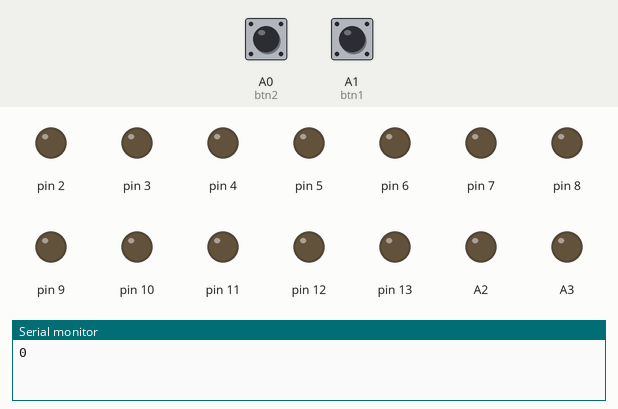
Simulated run of this sketch. Board: Arduino Uno, built with avr-gcc and run on an emulated ATmega328P. Parts: output pins drawn as LEDs (lit = HIGH), the last lines printed to the serial monitor. Dashed ring = blinking. The test bench sets the inputs (shaded band); at power-on: A1 (btn1) HIGH, A0 (btn2) HIGH.

Above: at 1.2 s.
1.3 s: A1 (btn1) pulled LOW for 0.15 s
At 2.1 s:
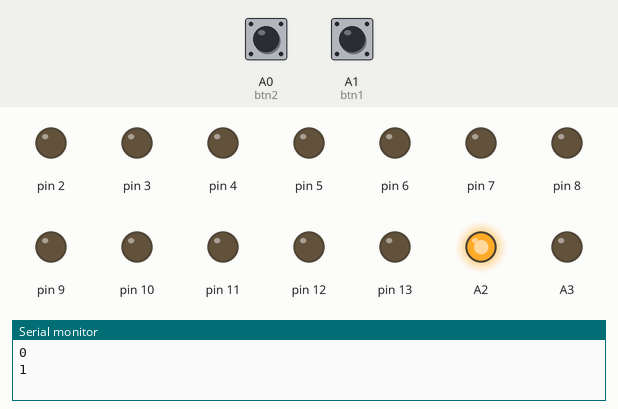
2.9 s: A0 (btn2) pulled LOW for 0.15 s
At 3.05 s:
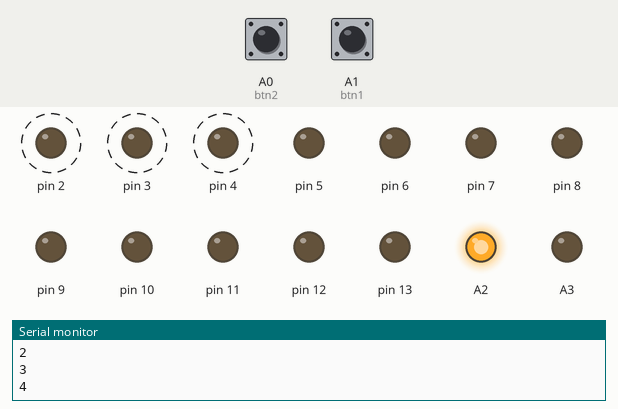
5.6 s: A1 (btn1) pulled LOW for 1 s
At 6.6 s:
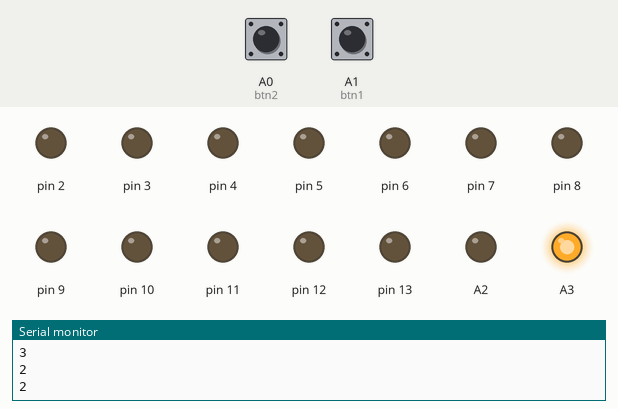
8.1 s: A0 (btn2) pulled LOW for 1 s
At 9.3 s:
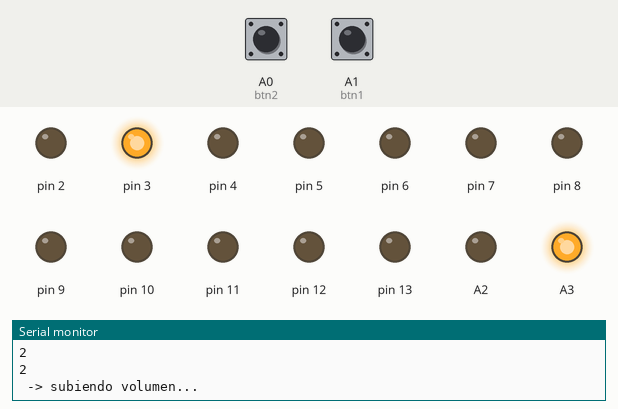
10.6 s: A1 (btn1) pulled LOW for 0.15 s
At 11.6 s:
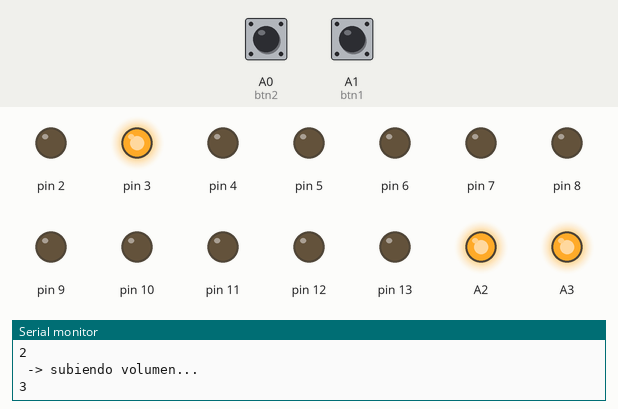
12.2 s: A0 (btn2) pulled LOW for 0.15 s
At 13.6 s:
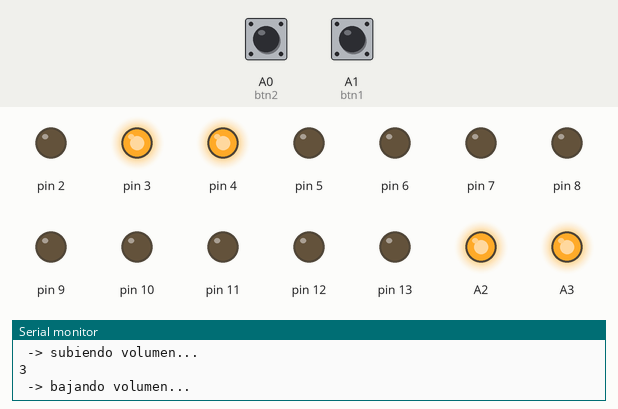
Timing chart, 0 to 14.8 s (numbered marks = the images above; inputs shaded):
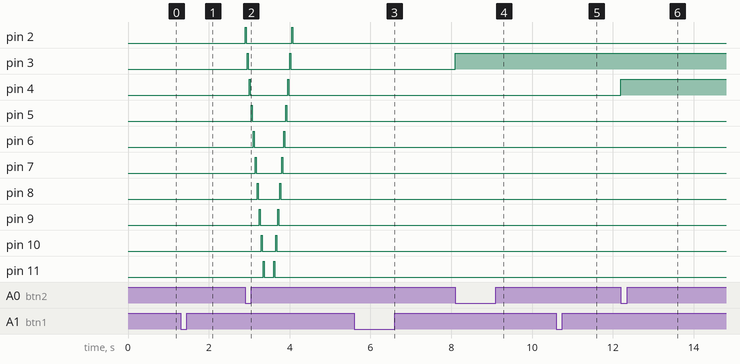

Measured:
- after the input at 1.3 s, A2: LOW → HIGH at once
- after the input at 2.9 s, pin 2: alternates HIGH for 0.03 s and LOW for 1.1 s, starting at once; pin 3: alternates HIGH for 0.03 s and LOW for 1.0 s, starting after 0.05 s
- after the input at 5.6 s, A2: HIGH → LOW at once; A3: LOW → HIGH at once
- after the input at 8.1 s, pin 3: LOW → HIGH at once
- after the input at 10.6 s, A2: LOW → HIGH at once
- after the input at 12.2 s, pin 4: LOW → HIGH at once

The sketch:

editando_efectos_de_luces_falta_la_estructura_de_repeticion.ino
```cpp
int pin=1;
int t=25;


int menu = 0;
int btn1 = A1;
int btn2 = A0;

void setup() {
    /*pinMode(2,  OUTPUT) ;
    pinMode(3,  OUTPUT) ;
    pinMode(4,  OUTPUT) ;
    pinMode(5,  OUTPUT) ;
    pinMode(6,  OUTPUT) ;
    pinMode(7,  OUTPUT) ;
    pinMode(8,  OUTPUT) ;
    pinMode(9,  OUTPUT) ;
    pinMode(10, OUTPUT) ;
    pinMode(11, OUTPUT) ;
    pinMode(12, OUTPUT) ;
 */ pinMode(13, OUTPUT) ;

    pinMode(A5, OUTPUT) ;
    pinMode(A4, OUTPUT) ;
    pinMode(A3, OUTPUT) ;
    pinMode(A2, OUTPUT) ;

    pinMode (btn1, INPUT);
    pinMode (btn2, INPUT);

    Serial.begin(9600) ;
    Serial.println (menu);
}

void loop() {
  int lectura1 = digitalRead(btn1);
  int lectura2 = digitalRead(btn2);

 if (lectura1 == 0){
   menu++;
     if(menu ==10){
      menu = 0;
      }

        Serial.println (menu);
    switch(menu){
      case 0: digitalWrite(A5, 0); digitalWrite(A4, 0);
              digitalWrite(A3, 0); digitalWrite(A2, 0);
              break;
      case 1: digitalWrite(A5, 0); digitalWrite(A4, 0);
              digitalWrite(A3, 0); digitalWrite(A2, 1);
              break;
      case 2: digitalWrite(A5, 0); digitalWrite(A4, 0);
              digitalWrite(A3, 1); digitalWrite(A2, 0);
              break;
      case 3: digitalWrite(A5, 0); digitalWrite(A4, 0);
              digitalWrite(A3, 1); digitalWrite(A2, 1);
              break;
      case 4: digitalWrite(A5, 0); digitalWrite(A4, 1);
              digitalWrite(A3, 0); digitalWrite(A2, 0);
              break;
      case 5: digitalWrite(A5, 0); digitalWrite(A4, 1);
              digitalWrite(A3, 0); digitalWrite(A2, 1);
              break;
      case 6: digitalWrite(A5, 0); digitalWrite(A4, 1);
              digitalWrite(A3, 1); digitalWrite(A2, 0);
              break;
      case 7: digitalWrite(A5, 0); digitalWrite(A4, 1);
              digitalWrite(A3, 1); digitalWrite(A2, 1);
              break;
      case 8: digitalWrite(A5, 1); digitalWrite(A4, 0);
              digitalWrite(A3, 0); digitalWrite(A2, 0);
              break;
      case 9: digitalWrite(A5, 1); digitalWrite(A4, 0);
              digitalWrite(A3, 0); digitalWrite(A2, 1);
              break;
    }
    while(!digitalRead(btn1));
 }
    if (lectura2 == 0){
      if(menu ==1){


        for( pin=2; pin <=13; pin++){
    pinMode(pin,OUTPUT);
    Serial.println(pin);
    digitalWrite(pin,1);
    delay(t);
        digitalWrite(pin,0);
        delay(t);

        }
  for( pin=13; pin >=2; pin--){
pinMode(pin,OUTPUT);
    Serial.println(pin);
    digitalWrite(pin,1);
    delay(t);
        digitalWrite(pin,0);
        delay(t);

  }
        }
      if(menu ==2){
      digitalWrite (3,HIGH);
      Serial.println(" -> subiendo volumen...");
      }
      if(menu ==3){
      digitalWrite (4,HIGH);
      Serial.println(" -> bajando volumen...");
      }
      if(menu ==4){
      digitalWrite (5,HIGH);
      Serial.println(" -> subiendo canal...");
      }
      if(menu ==5){
      digitalWrite (6,HIGH);
      Serial.println(" -> bajando canal...");
      }
         if(menu ==6){
      digitalWrite (6,HIGH);
      Serial.println(" -> bajando canal...");
      }
       if(menu ==7){
      digitalWrite (6,HIGH);
      Serial.println(" -> bajando canal...");
      }
       if(menu ==8){
      digitalWrite (6,HIGH);
      Serial.println(" -> bajando canal...");
      }
       if(menu ==9){
      digitalWrite (6,HIGH);
      Serial.println(" -> bajando canal...");
      }
       if(menu ==0){
      digitalWrite (2 ,LOW);
      digitalWrite (3 ,LOW);
      digitalWrite (4 ,LOW);
      digitalWrite (5 ,LOW);
      digitalWrite (6 ,LOW);
      digitalWrite (7 ,LOW);
      digitalWrite (8 ,LOW);
      digitalWrite (9 ,LOW);
      digitalWrite (10,LOW);
      digitalWrite (11,LOW);
      digitalWrite (12,LOW);
      digitalWrite (13,LOW);
      Serial.println(" -> apagar efectos...");
      }
      while(!digitalRead(btn2));

    }
}
```
